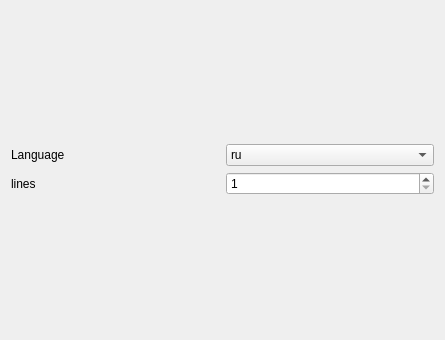
<?xml version="1.0" encoding="UTF-8"?>
<ui version="4.0">
 <class>SettingWindow</class>
 <widget class="QDialog" name="SettingWindow">
  <property name="geometry">
   <rect>
    <x>0</x>
    <y>0</y>
    <width>445</width>
    <height>340</height>
   </rect>
  </property>
  <property name="windowTitle">
   <string>Settings</string>
  </property>
  <layout class="QGridLayout" name="gridLayout_2">
   <item row="0" column="0">
    <layout class="QGridLayout" name="gridLayout">
     <item row="0" column="1">
      <widget class="QComboBox" name="LanguageComboBox">
       <item>
        <property name="text">
         <string>ru</string>
        </property>
       </item>
       <item>
        <property name="text">
         <string>en</string>
        </property>
       </item>
      </widget>
     </item>
     <item row="0" column="0">
      <widget class="QLabel" name="label">
       <property name="text">
        <string>Language</string>
       </property>
      </widget>
     </item>
     <item row="1" column="1">
      <widget class="QSpinBox" name="number_of_lines">
       <property name="cursor">
        <cursorShape>ArrowCursor</cursorShape>
       </property>
       <property name="minimum">
        <number>1</number>
       </property>
       <property name="maximum">
        <number>100000</number>
       </property>
      </widget>
     </item>
     <item row="1" column="0">
      <widget class="QLabel" name="label_2">
       <property name="text">
        <string>lines</string>
       </property>
      </widget>
     </item>
    </layout>
   </item>
  </layout>
 </widget>
 <resources/>
 <connections/>
</ui>
